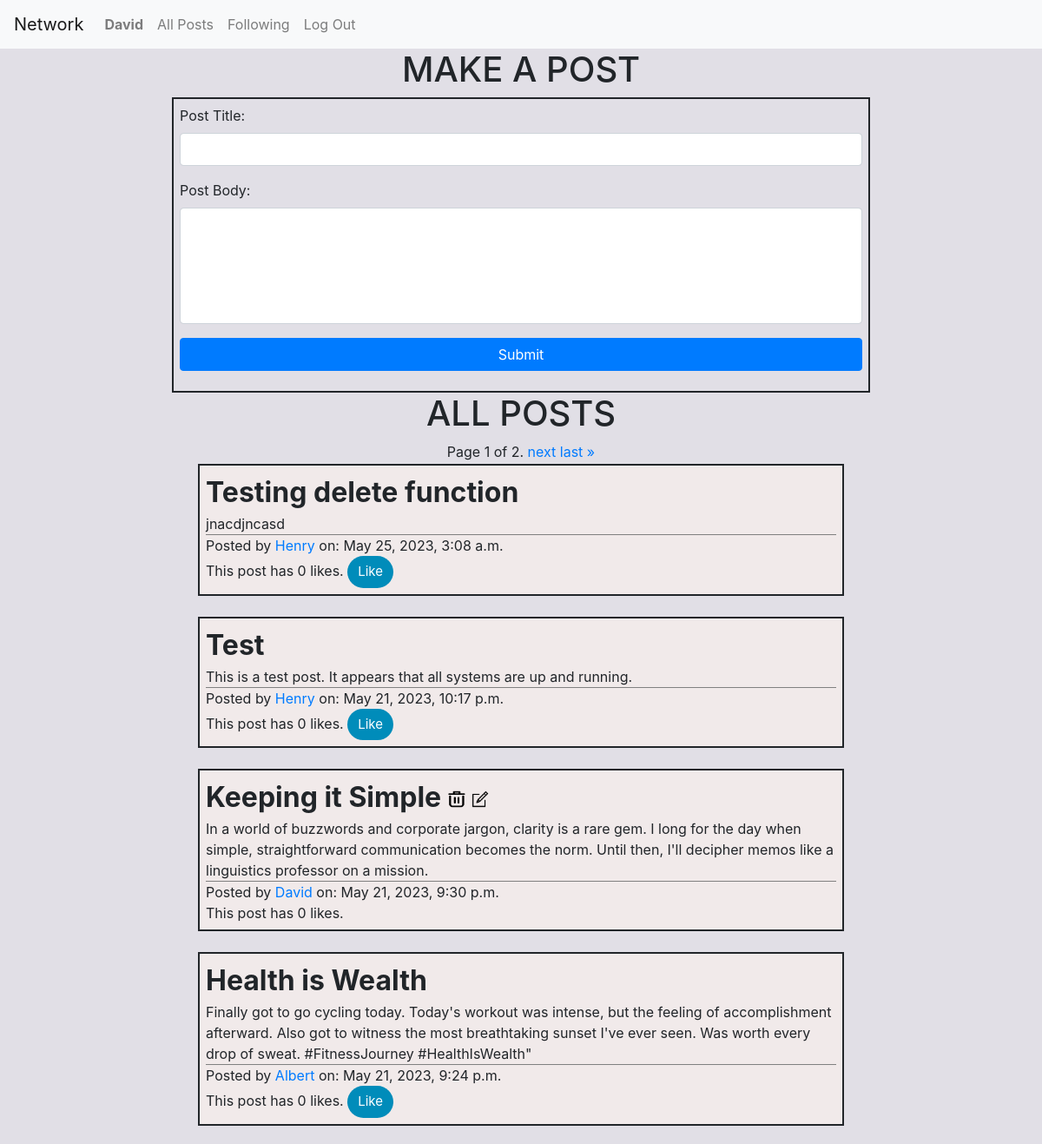
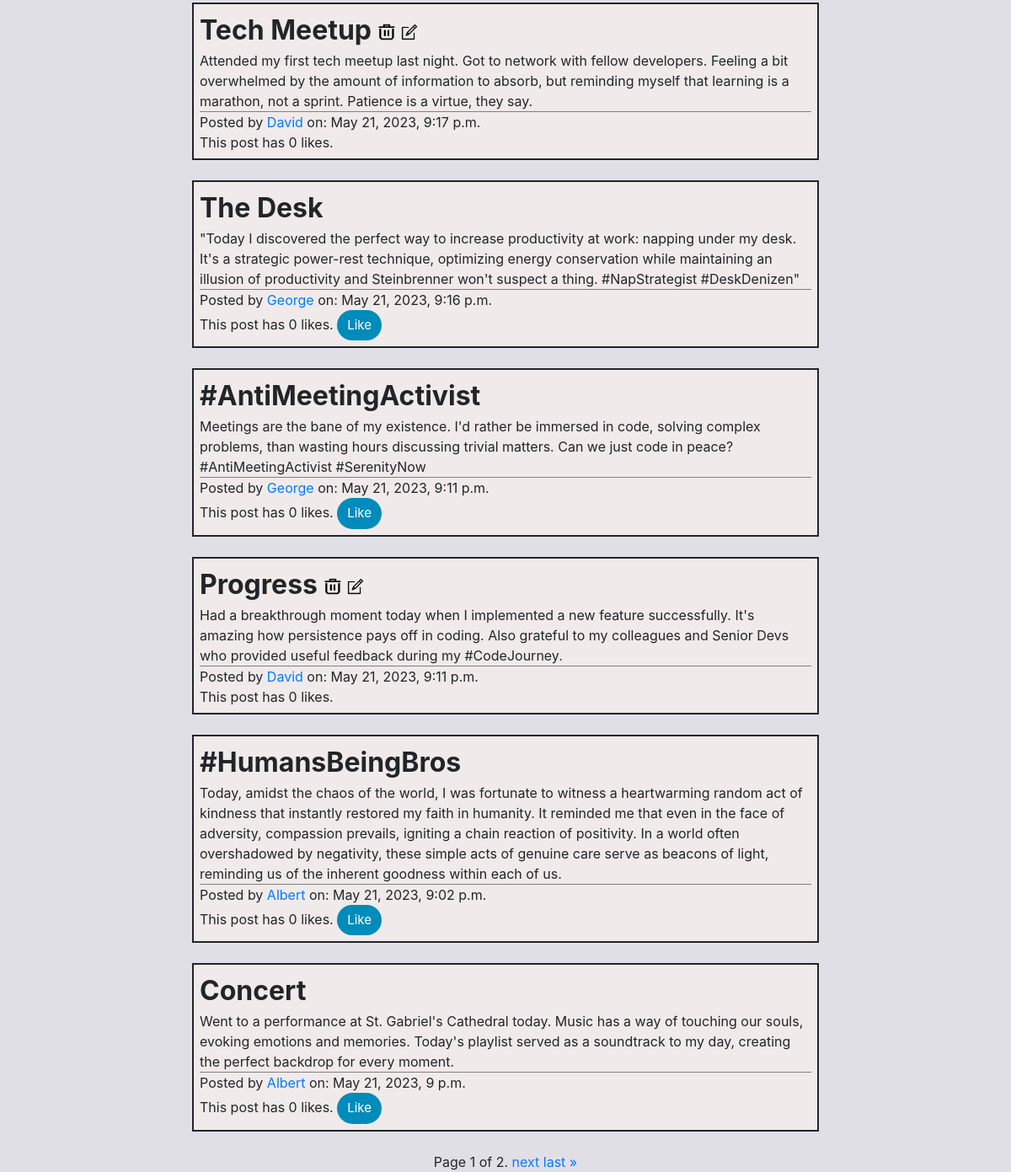
The page / (signed in) on the database its author committed (2 pictures, top to bottom).
### network/models.py (models this page shows, shortened)
class User(AbstractUser):
    pass

class Post(models.Model):
    id = models.AutoField(primary_key=True)
    postTitle =  models.CharField(max_length=64)
    postBody = models.TextField()
    postTime = models.DateTimeField(default=datetime.now, blank=True)
    postAuthor = models.ForeignKey(User, on_delete = models.CASCADE, related_name="user")
    likes = models.IntegerField(default=0)

### network/views.py (the view, shortened to what this page needs)
# urls.py: path("", views.index, name="index"),
def index(request):
    newPostForm = NewPostForm()
    allPosts = Post.objects.all().order_by("-postTime")
    paginator = Paginator(allPosts, 10)  # show 10 posts per page
    page_number = request.GET.get("page")
    page_obj = paginator.get_page(page_number)
    if request.user.is_authenticated:
        posts_liked_by_user = (
            LikedPost.objects.all().filter(liker=request.user)
            .values_list("post", flat=True))
    else:
        posts_liked_by_user = None
    return render(
        request,
        "network/index.html",
        {"form": newPostForm, "page_obj": page_obj, "likedList": posts_liked_by_user},
    )

### network/forms.py
class NewPostForm(forms.ModelForm):
    class Meta:
        model = Post
        fields = ["postTitle", "postBody"]
        labels = {
            "postTitle": _("Post Title"),
            "postBody": _("Post Body")
        }
        widgets = {
            'postTitle' : forms.TextInput(attrs={'class' : 'form-control'}),
            'postBody' : forms.Textarea(attrs={'class' : 'form-control', "rows" : "5", "style" : "resize: none;", "maxlength": "500"})
        }

### network/templates/network/index.html (shortened to what this page needs)
{% extends "network/layout.html" %}
{% load static %}
{% block body %}
{% if user.is_authenticated %}
<h1>MAKE A POST</h1>
<div id="form-container">
<div class="form-group">
<form id="create-post" action="#" enctype="multipart/form-data" method="post">
    {{form.as_p}}
    <div class="d-grid gap-2">
    <input class="btn btn-primary btn-block" type="submit" value="Submit">
    </div>
</form>
</div>
</div>
{% endif %}
<h1>ALL POSTS</h1>
<div class="page-navigation">
    <span class="current">
        Page {{ page_obj.number }} of {{ page_obj.paginator.num_pages }}.
    </span>
    {% if page_obj.has_next %}
        <a href="?page={{ page_obj.next_page_number }}">next</a>
        <a href="?page={{ page_obj.paginator.num_pages }}">last &raquo;</a>
    {% endif %}
</div>
{% for post in page_obj %}
{% include "singlepost.html" %}
{% endfor %}
<div class="page-navigation">
    <span class="current">
        Page {{ page_obj.number }} of {{ page_obj.paginator.num_pages }}.
    </span>
    {% if page_obj.has_next %}
        <a href="?page={{ page_obj.next_page_number }}">next</a>
        <a href="?page={{ page_obj.paginator.num_pages }}">last &raquo;</a>
    {% endif %}
</div>
{% endblock %}

### network/templates/network/layout.html (shortened to what this page needs)
{% load static %}
<!DOCTYPE html>
<html lang="en">
    <head>
        <link rel="stylesheet" href="https://stackpath.bootstrapcdn.com/bootstrap/4.4.1/css/bootstrap.min.css">
        <link href="{% static 'network/styles.css' %}" rel="stylesheet">
    </head>
    <body style="background-color: #e1dfe6;">
        <nav class="navbar navbar-expand-lg navbar-light bg-light">
            <a class="navbar-brand" href="#">Network</a>
            <div>
              <ul class="navbar-nav mr-auto">
                {% if user.is_authenticated %}
                    <li class="nav-item">
                        <a class="nav-link" href="{% url 'profile' user.username %}"><strong>{{ user.username }}</strong></a>
                    </li>
                {% endif %}
                <li class="nav-item">
                  <a class="nav-link" href="{% url 'index' %}">All Posts</a>
                </li>
                {% if user.is_authenticated %}
                    <li class="nav-item">
                        <a class="nav-link" href="{% url 'following' %}">Following</a>
                    </li>
                    <li class="nav-item">
                        <a class="nav-link" href="{% url 'logout' %}">Log Out</a>
                    </li>
                {% endif %}
              </ul>
            </div>
          </nav>
        <div class="body">
            {% block body %}
            {% endblock %}
        </div>
    </body>
</html>

### network/templates/singlepost.html (shortened to what this page needs)
{% load static %}
<div class="post-container" id="post-container-{{post.id}}">
    <div class="post-title">{{ post.postTitle }}
        {% if user == post.postAuthor %}
        <span class="post-buttons">
        <a href="#exampleModal" data-toggle="modal"><img id="delete-{{post.id}}" title="Click to delete" src="{% static 'images/delete.png' %}" width="20", height="20"></a>
        <img id="edit-icon-{{post.id}}" title="Click to edit" onClick="toggle_edit2('{{post.id}}')" src="{% static 'images/edit.png' %}" width="20", height="20">
        </span>
        {% endif %}
    </div>
    <div id="post-body-{{post.id}}"> {{ post.postBody }} </div>
    <div class="post-byline">
    Posted by <a href="{% url 'profile' post.postAuthor  %}">{{ post.postAuthor }}</a> on: {{ post.postTime }}
    </div>
    <div id="likes-{{post.id}}">
    This post has <span id="nlikes-{{post.id}}">{{post.likes}}</span> likes.
    {% if user != post.postAuthor and user.is_authenticated%}
    <button id="like-button-{{post.id}}" class="like-button" onLoad="get_like_button_state('{{post.id}}')" onClick="like('{{post.id}}')">
        {% if post.id in likedList %}
        Unlike
        {% else %}
        Like
        {% endif %}
    </button>
    {% endif %}
    </div>
    </div>

### network/static/network/styles.css (style rules this page uses)
h1 { text-align: center; }
#form-container { border: 2px solid; margin: auto; margin-top: 7px; padding: 7px; width: 67%; }
.post-container { border: 2px solid; margin: auto; margin-top: 2px; margin-bottom: 24px; padding: 7px; width: 62%; background-color: rgb(241, 234, 234); }
.like-button { background-color: #008CBA; border: none; color: white; padding: 7px 12px; text-align: center; text-decoration: none; display: inline-block; font-size: 15px; border-radius: 22px; margin: auto; }
.post-title { font-size: 2pc; font-weight: bold; }
.post-byline { border-top: 1px solid grey; }
.page-navigation { text-align: center; }

### rows shown on the page
User: username "David"
Post: postTitle "Testing delete function", postBody "jnacdjncasd", postAuthor "Henry", postTime "May 25, 2023, 3:08 a.m.", likes "0", shows "Like"
Post: postTitle "Test", postBody "This is a test post. It appears that all systems are up and running.", postAuthor "Henry", postTime "May 21, 2023, 10:17 p.m.", likes "0", shows "Like"
Post: postTitle "Keeping it Simple", postBody "In a world of buzzwords and corporate jargon, clarity is a rare gem. I long for the day when simple, straightforward communication becomes the norm. Until then, I'll decipher memos like a linguistics professor on a mission.", postAuthor "David", postTime "May 21, 2023, 9:30 p.m.", likes "0"
Post: postTitle "Health is Wealth", postBody "Finally got to go cycling today. Today's workout was intense, but the feeling of accomplishment afterward. Also got to witness the most breathtaking sunset I've ever seen. Was worth every drop of sweat. #FitnessJourney #HealthIsWealth\"", postAuthor "Albert", postTime "May 21, 2023, 9:24 p.m.", likes "0", shows "Like"
Post: postTitle "Tech Meetup", postBody "Attended my first tech meetup last night. Got to network with fellow developers. Feeling a bit overwhelmed by the amount of information to absorb, but reminding myself that learning is a marathon, not a sprint. Patience is a virtue, they say.", postAuthor "David", postTime "May 21, 2023, 9:17 p.m.", likes "0"
Post: postTitle "The Desk", postBody "\"Today I discovered the perfect way to increase productivity at work: napping under my desk. It's a strategic power-rest technique, optimizing energy conservation while maintaining an illusion of productivity and Steinbrenner won't suspect a thing. #NapStrategist #DeskDenizen\"", postAuthor "George", postTime "May 21, 2023, 9:16 p.m.", likes "0", shows "Like"
Post: postTitle "#AntiMeetingActivist", postBody "Meetings are the bane of my existence. I'd rather be immersed in code, solving complex problems, than wasting hours discussing trivial matters. Can we just code in peace? #AntiMeetingActivist #SerenityNow", postAuthor "George", postTime "May 21, 2023, 9:11 p.m.", likes "0", shows "Like"
Post: postTitle "Progress", postBody "Had a breakthrough moment today when I implemented a new feature successfully. It's amazing how persistence pays off in coding. Also grateful to my colleagues and Senior Devs who provided useful feedback during my #CodeJourney.", postAuthor "David", postTime "May 21, 2023, 9:11 p.m.", likes "0"
Post: postTitle "#HumansBeingBros", postBody "Today, amidst the chaos of the world, I was fortunate to witness a heartwarming random act of kindness that instantly restored my faith in humanity. It reminded me that even in the face of adversity, compassion prevails, igniting a chain reaction of positivity. In a world often overshadowed by negativity, these simple acts of genuine care serve as beacons of light, reminding us of the inherent goodness within each of us.", postAuthor "Albert", postTime "May 21, 2023, 9:02 p.m.", likes "0", shows "Like"
Post: postTitle "Concert", postBody "Went to a performance at St. Gabriel's Cathedral today. Music has a way of touching our souls, evoking emotions and memories. Today's playlist served as a soundtrack to my day, creating the perfect backdrop for every moment.", postAuthor "Albert", postTime "May 21, 2023, 9 p.m.", likes "0", shows "Like"

### other values the page prints
{{ page_obj.number }} "1"
{{ page_obj.paginator.num_pages }} "2"
